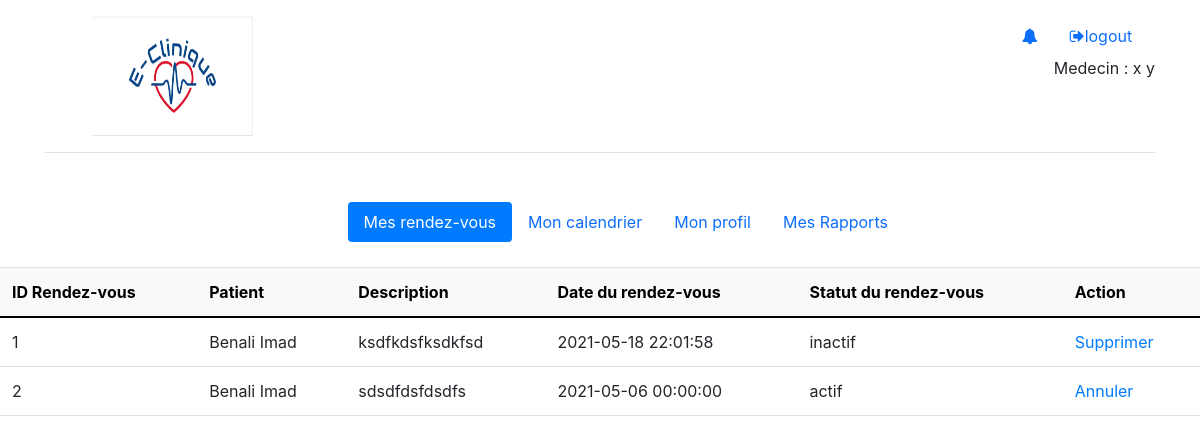
Screenshot of /medecin/medecin_index.php (signed in) with the database file from the repository.
### tables this page shows
CREATE TABLE `rendezvous` (
  `idRdv` int(11) NOT NULL,
  `idP` int(11) NOT NULL,
  `idM` int(11) NOT NULL,
  `description` varchar(50) DEFAULT NULL,
  `dateRdv` datetime DEFAULT NULL,
  `statut` varchar(20) DEFAULT NULL
);

CREATE TABLE `patient` (
  `idP` int(11) NOT NULL,
  `idAd` int(11) DEFAULT NULL,
  `nom` varchar(50) DEFAULT NULL,
  `prenom` varchar(50) DEFAULT NULL,
  `age` int(11) DEFAULT NULL,
  `bloodCategory` varchar(10) DEFAULT NULL,
  `sexe` varchar(10) NOT NULL,
  `tel` varchar(12) DEFAULT NULL,
  `email` varchar(50) DEFAULT NULL,
  `adresse` varchar(50) DEFAULT NULL,
  `password` varchar(50) DEFAULT NULL,
  `dateAdmission` datetime DEFAULT NULL
);

### medecin/medecin_index.php (the view, shortened to what this page needs)
<!DOCTYPE html>
<html>
<head>
    <link href="https://cdn.jsdelivr.net/npm/bootstrap@5.0.0-beta3/dist/css/bootstrap.min.css" rel="stylesheet">
    <link href="https://maxcdn.bootstrapcdn.com/bootstrap/4.0.0/css/bootstrap.min.css" rel="stylesheet">
    <link rel="stylesheet" href="../CSSFiles/style1.css">
    <link rel="stylesheet" href="https://stackpath.bootstrapcdn.com/font-awesome/4.7.0/css/font-awesome.min.css">
</head>
<body>
    <div class="container" >
        <header class="d-flex flex-wrap justify-content-center py-3 mb-4 border-bottom">
            <a href="../home.php" class="d-flex align-items-center mb-3 mb-md-0 me-md-auto text-dark text-decoration-none">
            <svg class="bi me-2" width="40" height="32"><use xlink:href="#bootstrap"/></svg>
            <img src="../Images/Logo Site.PNG" alt="Logo" title="Logo" height="120px" width="160px">
            </a>
            <?php include("notificationIndex.php"); ?>
            <ul class="nav nav-pills">
                <li class="nav-item">
                <a class="nav-link" href="../logout.php"><i class="fa fa-sign-out" aria-hidden="true"></i>logout</a>
                Medecin : <?php echo $_SESSION['username'] ?>
                </li>
            </ul>
        </header>
        <div class="divNav">
        <ul class="nav nav-pills">
            <li class="nav-item">
                <a class="nav-link active" aria-current="page" href="medecin_index.php" id="mrdv" >Mes rendez-vous</a>
            </li>
            <li class="nav-item">
                <a class="nav-link " href="mycalendar.php" id="prdv">Mon calendrier</a>
            </li>
            <li class="nav-item">
                <a class="nav-link" href="myprofil.php" id="mp">Mon profil</a>
            </li>
            <li class="nav-item">
                <a class="nav-link" href="Rapports.php" id="rp">Mes Rapports</a>
            </li>
        </ul>
        </div>
    </div>
    <table class="table">
			<thead class="table-light">
				<th>ID Rendez-vous</th>
				<th>Patient</th>
				<th>Description</th>
				<th>Date du rendez-vous</th>
				<th>Statut du rendez-vous</th>
				<th>Action</th>
			</thead>
			<tbody>
				<?php
                    $idMedecin=$_SESSION['idMedecin'];
                    $req="select p.idP idPat ,p.nom Pnom,p.prenom Ppren,r.* from rendezvous r,patient p where r.idP=p.idP and r.idM='$idMedecin'";
					$query=mysqli_query($conn,$req);
					while($row=mysqli_fetch_array($query)){
						?>
						<tr>
							<td><?php echo $row['idRdv']; ?></td>
							<td><?php echo $row['Pnom'].' '.$row['Ppren']; ?></td>
							<td><?php echo $row['description']; ?></td>
							<td><?php echo $row['dateRdv']; ?></td>
							<td><?php echo $row['statut']; ?></td>
                            <?php
                                global $direction;
                                global $ch;
                                $d=$row['idRdv'];
                                if($row['statut']=='actif'){
                                    $numP=$row['idPat'];
                                    $direction='cancelAppointement.php?'."idRdv=$d&numP=$numP";
                                    $ch='Annuler';
                                }else{
                                    $direction='deleteAppointement.php?'."idRdv=$d";
                                    $ch='Supprimer';
                                }
                            ?>
                            <td>
								<a href="<?php echo $direction ?>" onclick="return(confirm('Etes-vous sûr de vouloir <?php echo $ch ?> ce rendez-vous?'));"><?php echo $ch; ?></a>
                            </td>
						</tr>
						<?php
					}
				?>
			</tbody>
		</table>
</body>
</html>

### medecin/notificationIndex.php (shortened to what this page needs)
<html>
<ul class="nav nav-pills">
                <li class="nav-item dropdown">
                    <a class="nav-link" href="#" id="navbarDropdown" role="button" data-toggle="dropdown" aria-haspopup="true" aria-expanded="false">
                    <i class="fa fa-bell" aria-hidden="true"></i>
                    </a>
                </li>
            </ul>
</html>

### CSSFiles/style1.css (style rules this page uses)
.divNav { margin: auto; width: 50%; padding: 25px; }

### medecin/medecin_index.php (style rules this page uses)
.nav { width: max-content; }

### rows the page displays
rendezvous: idRdv "1", idP.nom "Benali", idP.prenom "Imad", description "ksdfkdsfksdkfsd", dateRdv "2021-05-18 22:01:58", statut "inactif", statut "Supprimer"
rendezvous: idRdv "2", idP.nom "Benali", idP.prenom "Imad", description "sdsdfdsfdsdfs", dateRdv "2021-05-06 00:00:00", statut "actif", statut "Annuler"

### other values shown
$_SESSION['username'] "x y"
